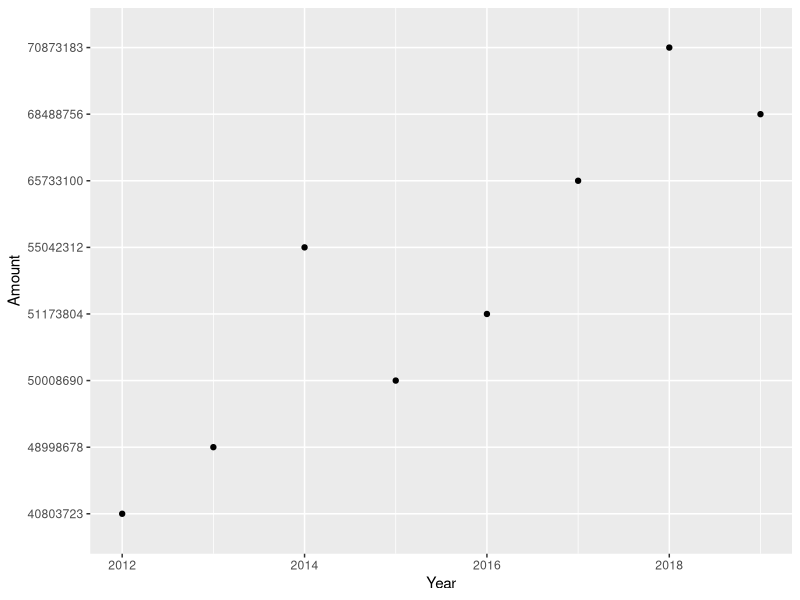
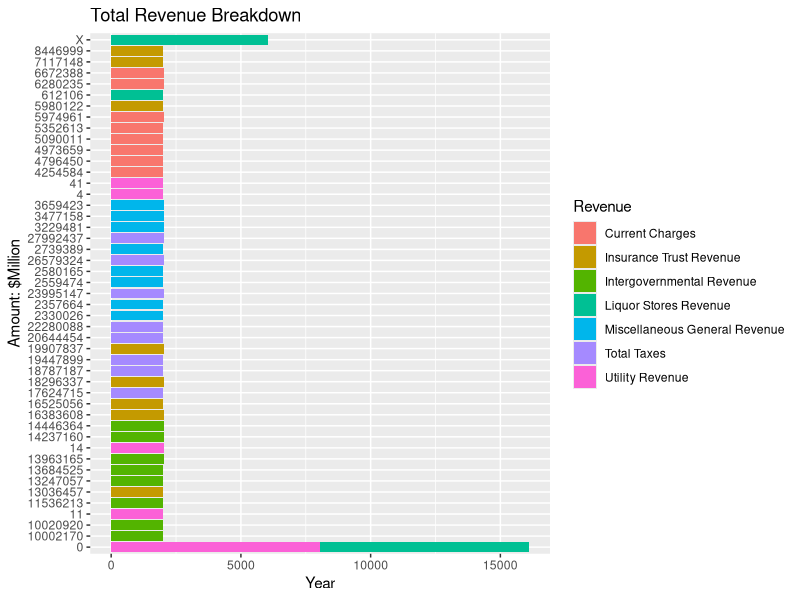
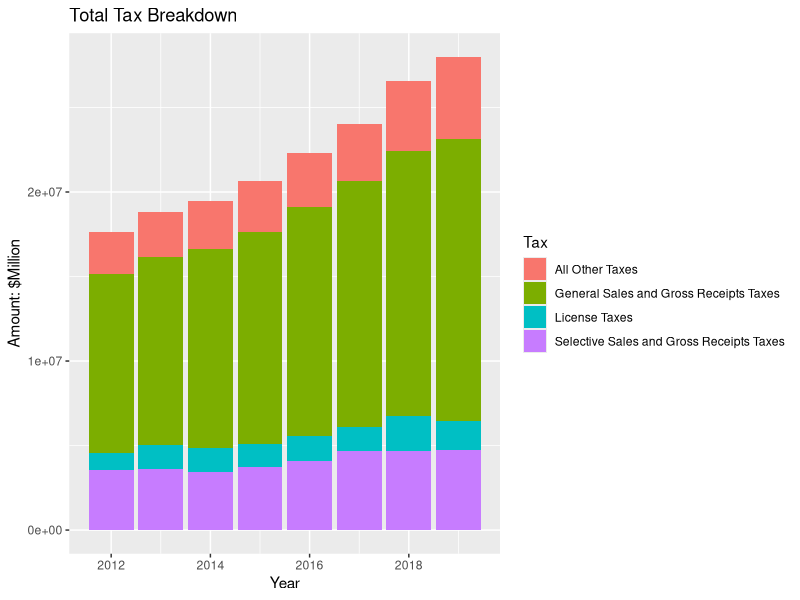

These figures' R source, in order:
## ---- chunk 1
knitr::opts_chunk$set(echo = TRUE)
## ---- chunk 2
library(tidyverse)
library(ggplot2)

#load data frame
rev <- read.csv("Revenue.csv")
tax <- read.csv("Tax.csv")

#What was the trend of Revenue from 2012 to 2019?
total_rev <- rev[1:8,]
ggplot(total_rev,aes(x=Year,y=Amount))+geom_point()+geom_line()

#This line chart shows government's income in year 2015 and 2016 decreased. I was wondering which parts of the governmental income are related to the decline. 

## ---- chunk 3
#remove rev row 1 to row 16
rev <- rev [-1:-16,]

#How does each revenue category contribute to the total revenue?
ggplot(rev,aes(fill=Revenue,x=Year,y=Amount))+geom_bar(stat= "identity")+ggtitle("Total Revenue Breakdown")+ylab("Amount: $Million")+xlab("Year")

#Insurance Trust Revenu
## ---- chunk 4
#remove tax row 1 to row 8
tax <- tax [-1:-8,]

#How does each Tax category contribute to the total tax?
ggplot(tax,aes(fill=Tax,x=Year,y=Amount))+geom_bar(stat= "identity")+ggtitle("Total Tax Breakdown")+ylab("Amount: $Million")+xlab("Year")

